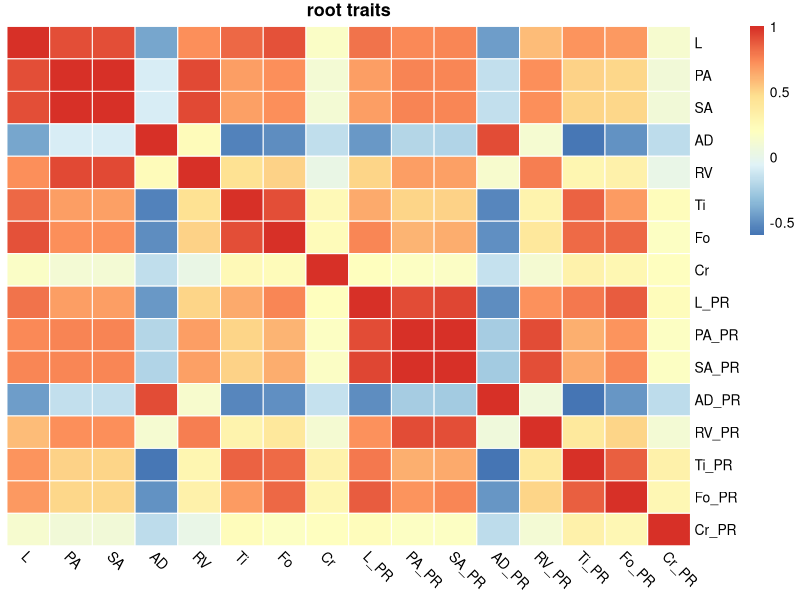

Reproduce this figure in R.
rm(list=ls())  
setwd('./')
expr=read.delim('root.txt',header=T,row.names = 1,sep = "\t",check.names=FALSE) #读取表达矩阵
#计算r和p值，x 必须是矩阵。如果 x 是 DataFrame 可以用 as.matrix 转换。 
expr <- expr[,-1]
n<-as.matrix(expr)
library(Hmisc)
#rcorr(x, type="pearson")
p=rcorr(n, type="pearson")
#p1=rcorr(n, type="spearman")
write.table(p[["r"]],file = "pearson_r_root_traits.txt",sep = "\t")
write.table(p[["P"]],file = "pearson_Pvalue_root_traits.txt",sep = "\t")


library(pheatmap)
library(RColorBrewer)
# 设置配色
cc = colorRampPalette(rev(brewer.pal(n = 7, name = "RdYlBu")))
#colorRampPalette生成渐变色

pdf("root_prarson_heatmap.pdf", height = 5, width = 6)
pheatmap(p[["r"]],main = "root traits",
           na_col = "grey",color=cc(200),
           cluster_rows =F,cluster_cols = F,border_color = "white",
           treeheight_col = 15,treeheight_row = 15,
           show_colnames=T,show_rownames = T,
           #         cellwidth = 20, cellheight = 20,
           display_numbers=F,legend=T,angle = 315) 
dev.off()
png("root_prarson_heatmap.png", height = 500, width = 600)
pheatmap(p[["r"]],main = "root traits",
         na_col = "grey",color=cc(200),
         cluster_rows =F,cluster_cols = F,border_color = "white",
         treeheight_col = 15,treeheight_row = 15,
         show_colnames=T,show_rownames = T,
         #         cellwidth = 20, cellheight = 20,
         display_numbers=F,legend=T,angle = 315) 
dev.off()


#####weight
rm(list=ls())  

expr=read.delim('Weight.txt',header=T,sep = "\t",row.names = 1,check.names=FALSE) 
#计算r和p值，x 必须是矩阵。如果 x 是 DataFrame 可以用 as.matrix 转换。 
expr <- expr[,-1]
n<-as.matrix(expr)
library(Hmisc)
#rcorr(x, type="pearson")
p=rcorr(n, type="pearson")
#p1=rcorr(n, type="spearman")
write.table(p[["r"]],file = "pearson_r_weight_traits.txt",sep = "\t")
write.table(p[["P"]],file = "pearson_Pvalue_weight_traits.txt",sep = "\t")


library(pheatmap)
library(RColorBrewer)
# 设置配色
cc = colorRampPalette(rev(brewer.pal(n = 7, name = "RdYlBu")))
#colorRampPalette生成渐变色

pdf("weight_prarson_heatmap.pdf", height = 5, width = 6)
pheatmap(p[["r"]],main = "weight traits",
         na_col = "grey",color=cc(200),
         cluster_rows =F,cluster_cols = F,border_color = "white",
         treeheight_col = 15,treeheight_row = 15,
         show_colnames=T,show_rownames = T,
         #         cellwidth = 20, cellheight = 20,
         display_numbers=F,legend=T,angle = 315) 
dev.off()
png("weight_prarson_heatmap.png", height = 500, width = 600)
pheatmap(p[["r"]],main = "weight traits",
         na_col = "grey",color=cc(200),
         cluster_rows =F,cluster_cols = F,border_color = "white",
         treeheight_col = 15,treeheight_row = 15,
         show_colnames=T,show_rownames = T,
         #         cellwidth = 20, cellheight = 20,
         display_numbers=F,legend=T,angle = 315) 
dev.off()


#####slice
rm(list=ls())  

expr=read.delim('slice.txt',header=T,sep = "\t",row.names = 1,check.names=FALSE,stringsAsFactors = F) 
#计算r和p值，x 必须是矩阵。如果 x 是 DataFrame 可以用 as.matrix 转换。 
expr <- expr[,-1]
## 删掉标准差为0的行
#expr = expr[apply(expr, 1, function(x) sd(x)!=0),] 

# #转换成数值型
expr <- as.data.frame(lapply(expr, as.numeric))
n<-as.matrix(expr)
library(Hmisc)
#rcorr(x, type="pearson")
p=rcorr(n, type="pearson")
#p1=rcorr(n, type="spearman")
write.table(p[["r"]],file = "pearson_r_slice_traits.txt",sep = "\t")
write.table(p[["P"]],file = "pearson_Pvalue_slice_traits.txt",sep = "\t")


library(pheatmap)
library(RColorBrewer)
# 设置配色
cc = colorRampPalette(rev(brewer.pal(n = 7, name = "RdYlBu")))
#colorRampPalette生成渐变色

pdf("slice_prarson_heatmap.pdf", height = 10, width = 12)
pheatmap(p[["r"]],main = "weight traits",
         na_col = "grey",color=cc(200),
         cluster_rows =F,cluster_cols = F,border_color = "white",
         treeheight_col = 15,treeheight_row = 15,
         show_colnames=T,show_rownames = T,
         #         cellwidth = 20, cellheight = 20,
         display_numbers=F,legend=T,angle = 315) 
dev.off()
png("slice_prarson_heatmap.png", height = 1000, width = 1200)
pheatmap(p[["r"]],main = "weight traits",
         na_col = "grey",color=cc(200),
         cluster_rows =F,cluster_cols = F,border_color = "white",
         treeheight_col = 15,treeheight_row = 15,
         show_colnames=T,show_rownames = T,
         #         cellwidth = 20, cellheight = 20,
         display_numbers=F,legend=T,angle = 315) 
dev.off()
